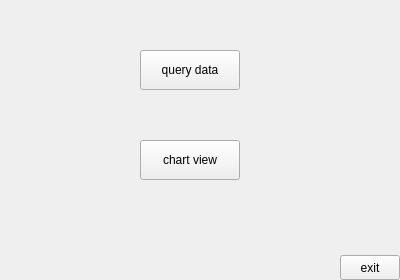
<?xml version="1.0" encoding="UTF-8"?>
<ui version="4.0">
 <class>MainWindow</class>
 <widget class="QMainWindow" name="MainWindow">
  <property name="geometry">
   <rect>
    <x>0</x>
    <y>0</y>
    <width>400</width>
    <height>280</height>
   </rect>
  </property>
  <property name="windowTitle">
   <string>MainWindow</string>
  </property>
  <widget class="QWidget" name="centralwidget">
   <widget class="QPushButton" name="queryDataButton">
    <property name="geometry">
     <rect>
      <x>140</x>
      <y>50</y>
      <width>100</width>
      <height>40</height>
     </rect>
    </property>
    <property name="text">
     <string>query data</string>
    </property>
   </widget>
   <widget class="QPushButton" name="chartViewButton">
    <property name="geometry">
     <rect>
      <x>140</x>
      <y>140</y>
      <width>100</width>
      <height>40</height>
     </rect>
    </property>
    <property name="text">
     <string>chart view</string>
    </property>
   </widget>
   <widget class="QPushButton" name="exitButton">
    <property name="geometry">
     <rect>
      <x>340</x>
      <y>255</y>
      <width>60</width>
      <height>25</height>
     </rect>
    </property>
    <property name="text">
     <string>exit</string>
    </property>
   </widget>
  </widget>
 </widget>
 <resources/>
 <connections/>
</ui>
